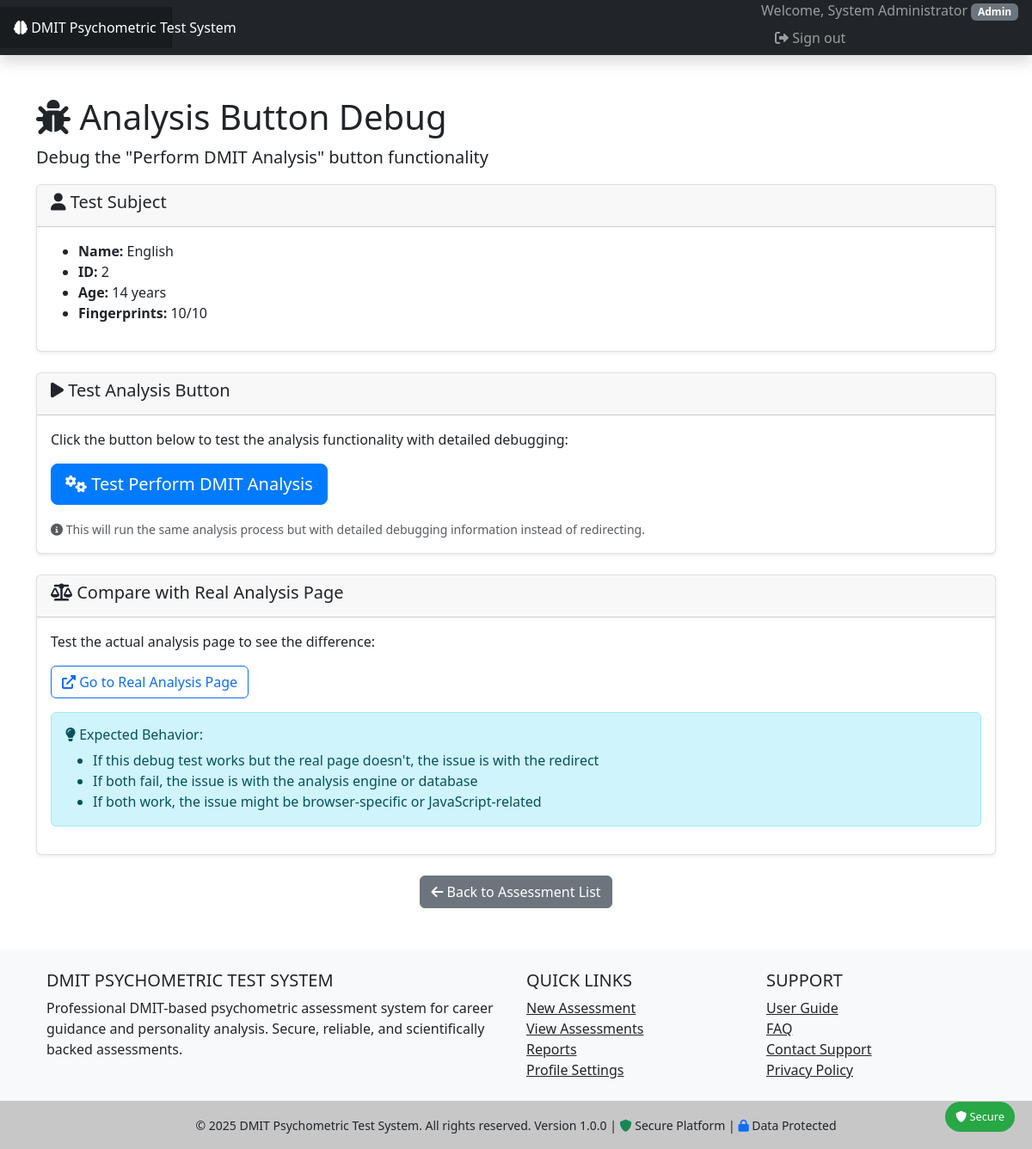
The app's page /analysis_button_debug.php?id=2 (signed in) with its own data.
### tables this page shows
CREATE TABLE `assessment_subjects` (
  `id` int(11) NOT NULL,
  `user_id` int(11) NOT NULL,
  `subject_name` varchar(100) NOT NULL,
  `date_of_birth` date NOT NULL,
  `gender` enum('male','female','other') NOT NULL,
  `age_at_assessment` int(11) NOT NULL,
  `parent_name` varchar(100) DEFAULT NULL,
  `contact_email` varchar(100) DEFAULT NULL,
  `contact_phone` varchar(15) DEFAULT NULL,
  `school_name` varchar(100) DEFAULT NULL,
  `grade_class` varchar(20) DEFAULT NULL,
  `created_at` timestamp NULL DEFAULT current_timestamp(),
  `updated_at` timestamp NULL DEFAULT current_timestamp() ON UPDATE current_timestamp()
);

### includes/functions.php (called while the page is built, shortened)
<?php
function url($path = '') {
    $path = ltrim($path, '/');
    if ($path === 'index.php' || $path === '') {
        return BASE_URL . 'index.php';
    }
    $currentDir = dirname($_SERVER['SCRIPT_NAME']);
    $baseDir = '/DMIT-Psychometric-Test';
    return $path;
}
?>

### analysis_button_debug.php (the view, shortened to what this page needs)
<?php
$subjectId = $_GET['id'] ?? 0;
try {
    $database = new Database();
    $conn = $database->getConnection();
    $stmt = $conn->prepare("SELECT * FROM assessment_subjects WHERE id = ?");
    $stmt->execute([$subjectId]);
    $subject = $stmt->fetch();
    $stmt = $conn->prepare("SELECT COUNT(*) FROM fingerprint_data WHERE subject_id = ?");
    $stmt->execute([$subjectId]);
    $fingerprintCount = $stmt->fetchColumn();
} catch (Exception $e) {
    redirect('assessments/list.php', 'Error loading assessment subject.', 'error');
}
?>
<!DOCTYPE html>
<html lang="en">
<head>
    <link href="https://cdn.jsdelivr.net/npm/bootstrap@5.3.0/dist/css/bootstrap.min.css" rel="stylesheet">
    <link href="https://cdnjs.cloudflare.com/ajax/libs/font-awesome/6.0.0/css/all.min.css" rel="stylesheet">
</head>
<body>
    <?php include 'includes/header.php'; ?>
    <div class="container my-5">
        <h1><i class="fas fa-bug"></i> Analysis Button Debug</h1>
        <p class="lead">Debug the "Perform DMIT Analysis" button functionality</p>
        <div class="card mb-4">
            <div class="card-header">
                <h5><i class="fas fa-user"></i> Test Subject</h5>
            </div>
            <div class="card-body">
                <ul>
                    <li><strong>Name:</strong> <?php echo htmlspecialchars($subject['subject_name']); ?></li>
                    <li><strong>ID:</strong> <?php echo $subject['id']; ?></li>
                    <li><strong>Age:</strong> <?php echo $subject['age_at_assessment']; ?> years</li>
                    <li><strong>Fingerprints:</strong> <?php echo $fingerprintCount; ?>/10</li>
                </ul>
            </div>
        </div>
        <div class="card mb-4">
            <div class="card-header">
                <h5><i class="fas fa-play"></i> Test Analysis Button</h5>
            </div>
            <div class="card-body">
                <?php if ($fingerprintCount >= 8): ?>
                <p>Click the button below to test the analysis functionality with detailed debugging:</p>
                <form method="POST">
                    <button type="submit" name="perform_analysis" class="btn btn-primary btn-lg" id="debugAnalysisBtn">
                        <i class="fas fa-cogs"></i> Test Perform DMIT Analysis
                    </button>
                </form>
                <div class="mt-3">
                    <small class="text-muted">
                        <i class="fas fa-info-circle"></i>
                        This will run the same analysis process but with detailed debugging information instead of redirecting.
                    </small>
                </div>
                <?php endif; ?>
            </div>
        </div>
        <div class="card mb-4">
            <div class="card-header">
                <h5><i class="fas fa-balance-scale"></i> Compare with Real Analysis Page</h5>
            </div>
            <div class="card-body">
                <p>Test the actual analysis page to see the difference:</p>
                <a href="<?php echo url('assessments/analysis.php?id=' . $subjectId); ?>" class="btn btn-outline-primary">
                    <i class="fas fa-external-link-alt"></i> Go to Real Analysis Page
                </a>
                <div class="alert alert-info mt-3">
                    <h6><i class="fas fa-lightbulb"></i> Expected Behavior:</h6>
                    <ul class="mb-0">
                        <li>If this debug test works but the real page doesn't, the issue is with the redirect</li>
                        <li>If both fail, the issue is with the analysis engine or database</li>
                        <li>If both work, the issue might be browser-specific or JavaScript-related</li>
                    </ul>
                </div>
            </div>
        </div>
        <div class="text-center">
            <a href="<?php echo url('assessments/list.php'); ?>" class="btn btn-secondary">
                <i class="fas fa-arrow-left"></i> Back to Assessment List
            </a>
        </div>
    </div>
    <?php include 'includes/footer.php'; ?>
</body>
</html>

### includes/header.php (style rules this page uses)
.card { box-shadow: 0 0.125rem 0.25rem rgba(0, 0, 0, 0.075); border: 1px solid rgba(0, 0, 0, 0.125); }
.btn-primary { background-color: #007bff; border-color: #007bff; }
.alert { border-radius: 0.375rem; }

### records on screen
assessment_subjects: subject_name "English", id "2", age_at_assessment "14"

### other values on screen
APP_NAME "DMIT Psychometric Test System"
$_SESSION['user_name'] "System Administrator"
$_SESSION['user_role'] "Admin"
$fingerprintCount "10"
APP_NAME "DMIT PSYCHOMETRIC TEST SYSTEM"
APP_VERSION "1.0.0"
